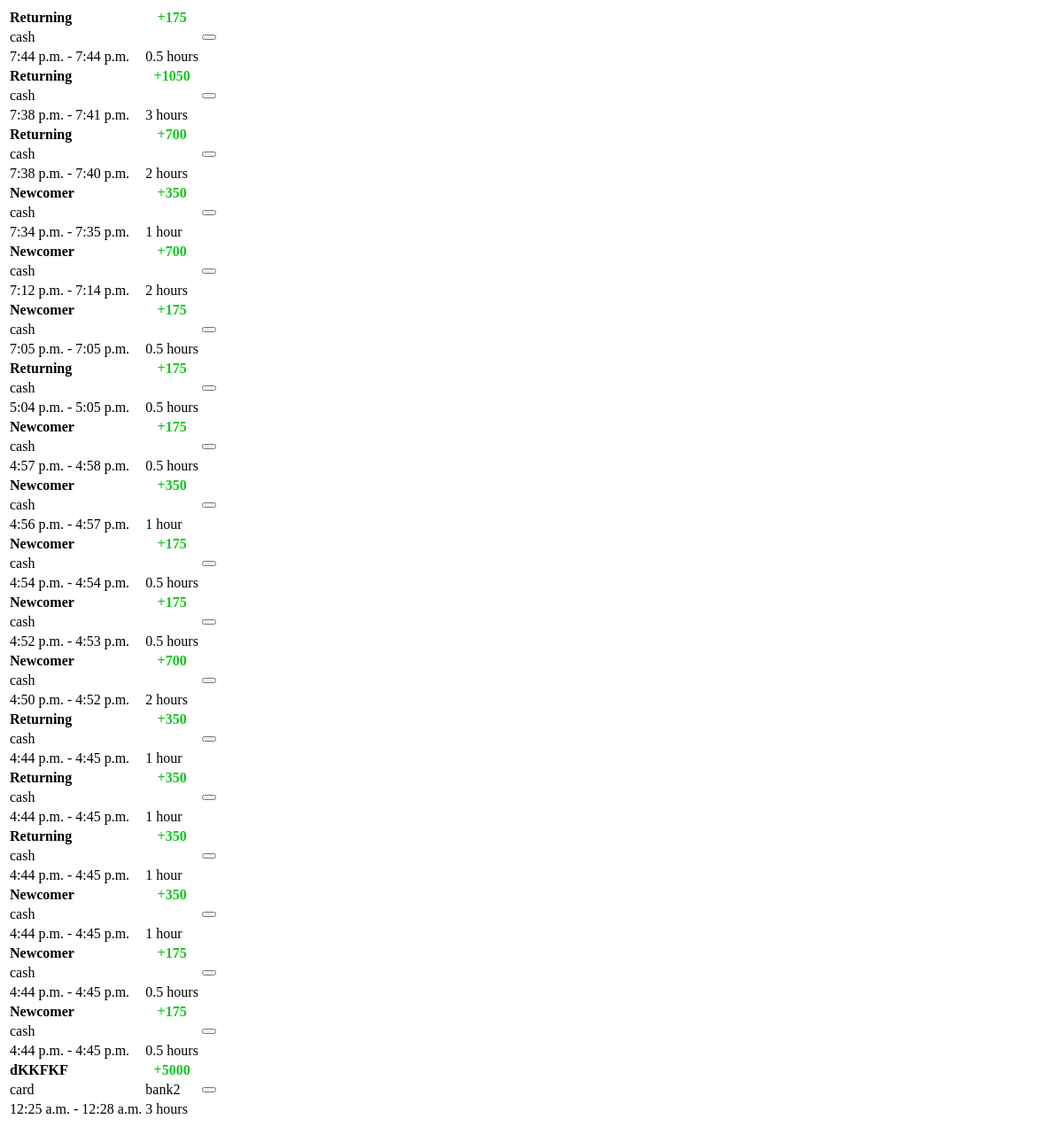
The page /history/31 on the database as committed earlier.
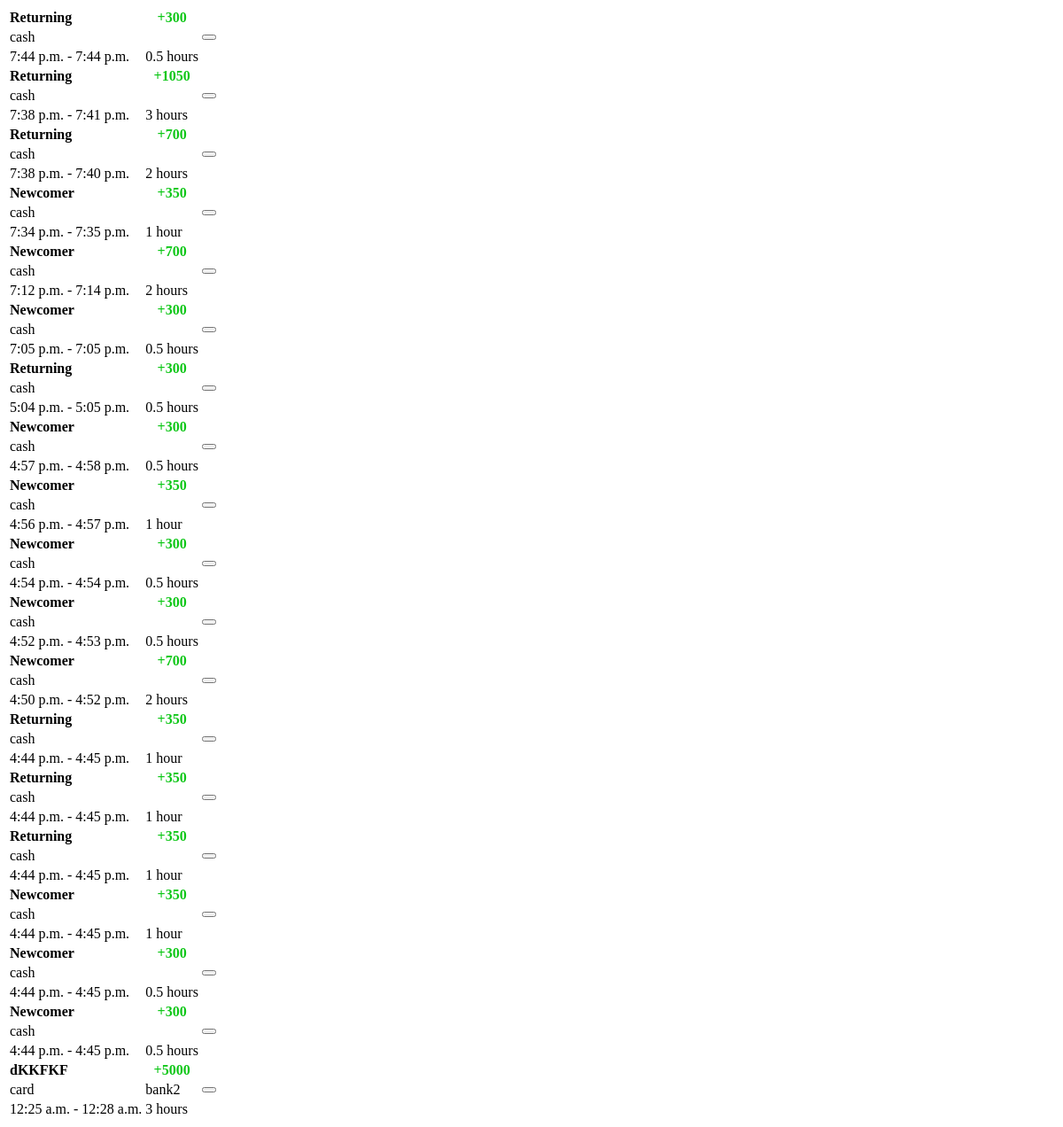
The same page on the database as committed later.
### customers/models.py (models this page shows, shortened)
class Customer(models.Model):
    gender = models.CharField(max_length=10)
    customer_type = models.CharField(max_length=20)
    name = models.CharField(max_length=100)
    hours = models.DecimalField(max_digits=4, decimal_places=2, default=1.0)
    status = models.CharField(max_length=20, default="active")
    payment = models.CharField(max_length=10, default="cash")
    bank = models.CharField(max_length=20, blank=True, null=True)
    start_time = models.DateTimeField(auto_now_add=True)
    end_time = models.DateTimeField()
    cost = models.DecimalField(max_digits=6, decimal_places=2)
    playground = models.ForeignKey(Playground, on_delete=models.CASCADE)
    playground_detail = models.ForeignKey(PlaygroundDetail, on_delete=models.CASCADE)

### customers/views.py (the view)
# urls.py: path("history/<int:id>", views.history_detail, name="history-detail"),
@require_safe
def history_detail(request, id):
    playground_detail = PlaygroundDetail.objects.get(pk=id)
    rows = Customer.objects.filter(playground_detail=playground_detail, status="finished").order_by("-end_time")
    print(playground_detail.id)
    return render(request, "customers/history-detail.html", {
        "rows": rows,
        "form": CustomerForm(),
        })

### customers/templates/customers/history-detail.html (shortened to what this page needs)
<div class="day-detail">
<table>
{% for row in rows %}
        <thead>
            <tr style="padding-top: 20px;">
                <th style="text-align: left;"> {{ row.name }} </th>
                <th class="price-paid" style="color: #0fc718;">
                    +{{ row.cost|floatformat }}
                </th>
            </tr>
        </thead>
        <tbody>
            <tr>
                <td style="text-align: left;"> {{ row.payment }} </td>
                <td>
                    {% if row.bank %}
                        {{ row.bank }}
                    {% endif %}
                </td>
                <td class="btn-pencil-cell">
                    <button type="button" class="btn btn-sm btn-pencil" onclick="editDetail(this.closest('tbody'), {{row.id}}); "></button>
                </td>
            </tr>
            <tr>
                <td class="last-row" style="text-align: left;"> {{row.start_time|time}} - {{row.end_time|time}} </td>
                {% if row.hours == 1 %}
                <td class="last-row"> {{row.hours|floatformat}} hour </td>
                {% else %}
                <td class="last-row"> {{row.hours|floatformat}} hours </td>
                {% endif %}
            </tr>
        </tbody>
        {% endfor %}
    </table>
</div>

Rows that differ between the two databases and show on the page:
changed Customer (number 1 of 19 on the later page): cost "175" → "300"
changed Customer (number 6 of 19 on the later page): cost "175" → "300"
changed Customer (number 7 of 19 on the later page): cost "175" → "300"
changed Customer (number 8 of 19 on the later page): cost "175" → "300"
changed Customer (number 10 of 19 on the later page): cost "175" → "300"
changed Customer (number 11 of 19 on the later page): cost "175" → "300"
changed Customer (number 17 of 19 on the later page): cost "175" → "300"
changed Customer (number 18 of 19 on the later page): cost "175" → "300"
